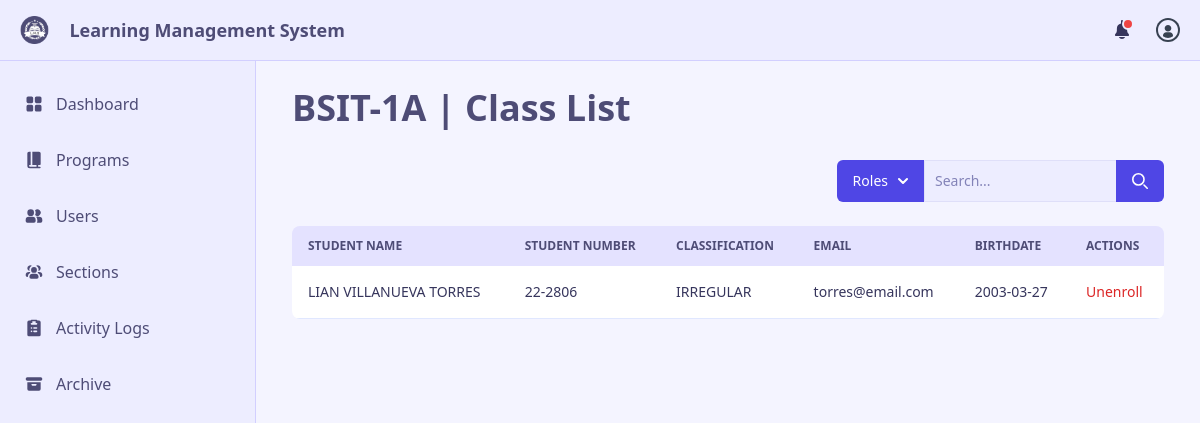
Page /admin/admin-section.php on the committed database.
### tables this page shows
CREATE TABLE `Students_Tbl` (
  `StudentID` int(11) NOT NULL,
  `FirstName` varchar(50) NOT NULL,
  `MiddleName` varchar(50) NOT NULL,
  `LastName` varchar(50) NOT NULL,
  `Suffix` varchar(10) NOT NULL,
  `StudentNum` varchar(10) NOT NULL,
  `BirthDate` date NOT NULL,
  `Program` varchar(10) NOT NULL,
  `Class` varchar(10) NOT NULL,
  `Section` varchar(10) NOT NULL,
  `YrLvl` varchar(10) NOT NULL,
  `Username` varchar(20) NOT NULL,
  `Password` varchar(255) NOT NULL,
  `Email` varchar(255) NOT NULL,
  `created_at` timestamp NOT NULL DEFAULT current_timestamp(),
  `updated_at` timestamp NOT NULL DEFAULT current_timestamp() ON UPDATE current_timestamp()
);

### admin/admin-section.php (the view, shortened to what this page needs)
<!DOCTYPE html>
<html lang="en">
<head>
  <script src="https://cdn.tailwindcss.com"></script>
  <script src="https://cdn.tailwindcss.com?plugins=forms,typography,aspect-ratio,line-clamp"></script>
  <link href="https://cdnjs.cloudflare.com/ajax/libs/flowbite/2.3.0/flowbite.min.css" rel="stylesheet" />
  <link rel="stylesheet" href="../assets/style.css">
</head>
<?php
include_once './side-nav-bar.php';
?>
<body class="bg-ghost-white">
  <div class="p-4 sm:ml-64 h-screen flex flex-col">
    <div class="pt-4 px-5 mt-14 flex-grow flex flex-col">
      <h1 class="font-bold text-4xl text-corn-flower-blue"><span>BSIT-1A</span> | Class List</h1>
      <div class="flex space-y-4 sm:space-y-0 items-center justify-end pb-6 pt-8">
        <div class="flex">
          <button id="dropdown-button" data-dropdown-toggle="dropdown" class="flex-shrink-0 z-10 inline-flex items-center py-2.5 px-4 text-sm font-medium text-center text-white bg-neon-blue rounded-s-md hover:bg-free-speech-blue focus:ring-4 focus:outline-none focus:ring-perano transition ease-in-out duration-300" type="button">Roles
            <svg class="w-2.5 h-2.5 ms-2.5" aria-hidden="true" xmlns="http://www.w3.org/2000/svg" fill="none" viewBox="0 0 10 6">
              <path stroke="currentColor" stroke-linecap="round" stroke-linejoin="round" stroke-width="2" d="m1 1 4 4 4-4" />
            </svg>
          </button>
          <div class="relative w-[15rem]">
            <input type="search" id="search-dropdown" class="block p-2.5 w-full z-20 text-sm border border-lavender text-deep-koamaru bg-lav-sant rounded-e-lg focus:ring-neon-blue focus:border-neon-blue placeholder-moody-blue transition ease-in-out duration-300" placeholder="Search...">
            <button type="submit" class="absolute top-0 end-0 p-2.5 px-4 text-sm font-medium h-full text-white bg-neon-blue rounded-e-md hover:bg-free-speech-blue focus:ring-4 focus:outline-none focus:ring-perano transition duration-300 ease-in-out">
              <svg class="w-4 h-4" aria-hidden="true" xmlns="http://www.w3.org/2000/svg" fill="none" viewBox="0 0 20 20">
                <path stroke="currentColor" stroke-linecap="round" stroke-linejoin="round" stroke-width="2" d="m19 19-4-4m0-7A7 7 0 1 1 1 8a7 7 0 0 1 14 0Z" />
              </svg>
            </button>
          </div>
        </div>
      </div>
      <div class="relative overflow-x-auto sm:rounded-lg">
      <div class="max-h-[480px] overflow-y-auto">
            <table class="w-full text-sm text-left rtl:text-right text-deep-koamaru">
              <thead class="text-xs text-corn-flower-blue uppercase bg-ghost-lavender sticky top-0">
                <tr>
                  <th scope="col" class="px-4 py-3">
                    Student name
                  </th>
                  <th scope="col" class="px-4 py-3">
                    Student number
                  </th>
                  <th scope="col" class="px-4 py-3">
                    Classification
                  </th>
                  <th scope="col" class="px-4 py-3">
                    Email
                  </th>
                  <th scope="col" class="px-4 py-3">
                    Birthdate
                  </th>
                  <th scope="col" class="px-4 py-3">
                    Actions
                  </th>
                </tr>
              </thead>
              <tbody>
                <?php
                include '../models/config.php';
                $sql = "SELECT s.* FROM Students_Tbl s JOIN Users_Tbl u ON s.Username = u.Username WHERE u.Status='ACTIVE' ORDER BY updated_at DESC";
                $result = $conn->query($sql);
                if ($result->num_rows > 0) {
                  while ($row = $result->fetch_assoc()) {
                    echo "<tr class='bg-white border-b border-indigo-100'>";
                    echo '<th scope="row" class="px-4 py-4 font-medium text-deep-koamaru whitespace-nowrap">' . $row["FirstName"] . " " . $row["MiddleName"] . " " . $row["LastName"] . " " . $row["Suffix"] . "</th>";
                    echo '<td class="px-4 py-4 truncate">' . $row["StudentNum"] . "</td>";
                    echo '<td class="pl-4 py-4 truncate">' . $row["Class"] . "</td>";
                    echo '<td class="px-4 py-4 truncate">' . $row["Email"] . "</td>";
                    echo '<td class="px-4 py-4 truncate">' . $row["BirthDate"] . "</td>";
                    echo "<td class='flex items-center px-4 py-4'>";
                    echo "<button data-modal-target='unenroll-modal' data-modal-toggle='unenroll-modal' class='unenrolls font-medium text-red-600 dark:text-red-500 hover:underline'>Unenroll</button></td>";
                    echo "</tr>";
                  }
                } else {
                  echo '<td class="px-4 py-4">0 results</td>';
                }
                ?>
              </tbody>
            </table>
          </div>
      </div>
    </div>
  </div>
  <script src="../assets/tailwind.config.js"></script>
</body>
</html>

### rows in the picture
students_tbl: FirstName "LIAN", MiddleName "VILLANUEVA", LastName "TORRES", StudentNum "22-2806", Class "IRREGULAR", Email "torres@email.com", BirthDate "2003-03-27"
